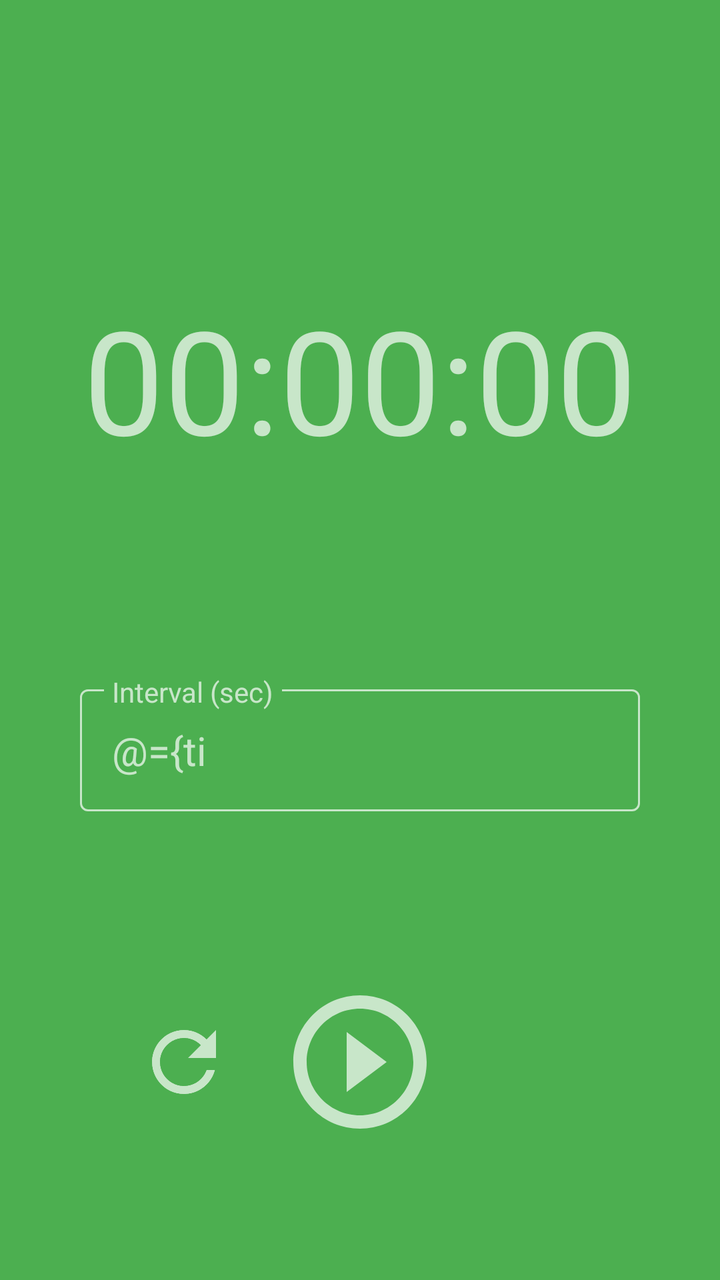
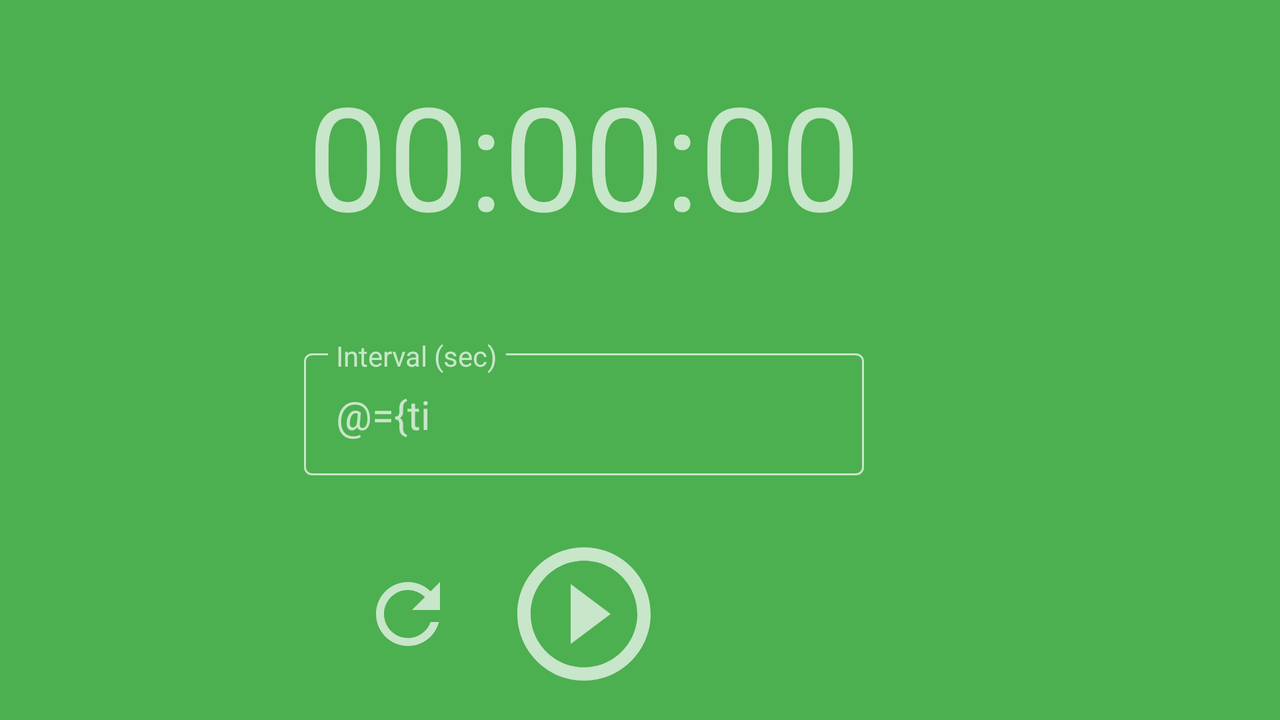

An Android layout and its configuration variant, each rendered on a device that would load it. The default file and the variant file are quoted in full after the pictures.
<!-- AndroidManifest.xml: application theme AppTheme -->
<!-- res/layout/fragment_interval_timer.xml -->
<?xml version="1.0" encoding="utf-8"?>
<layout xmlns:android="http://schemas.android.com/apk/res/android"
    xmlns:app="http://schemas.android.com/apk/res-auto"
    xmlns:tools="http://schemas.android.com/tools"
    tools:context=".IntervalTimerFragment">

    <data>
        <variable
            name="timerVm"
            type="com.exail.intervaltimer.view.model.TimerViewModel" />
    </data>

    <androidx.constraintlayout.widget.ConstraintLayout
        android:layout_width="match_parent"
        android:layout_height="match_parent"
        android:background="@color/colorPrimary"
        android:keepScreenOn="true">

        <androidx.appcompat.widget.AppCompatImageView
            android:id="@+id/btn_settings"
            style="@style/AppModeButton"
            android:layout_width="@dimen/icon_medium"
            android:layout_height="@dimen/icon_medium"
            android:src="@drawable/ic_settings"
            android:contentDescription="@string/cd_btn_settings"
            app:layout_constraintEnd_toEndOf="parent"
            app:layout_constraintTop_toTopOf="parent" />

        <androidx.appcompat.widget.AppCompatTextView
            android:id="@+id/timer_view"
            android:layout_width="0dp"
            android:layout_height="wrap_content"
            android:layout_margin="@dimen/medium_16"
            android:text="@{timerVm.time}"
            android:textAlignment="center"
            android:textColor="@color/text_main"
            android:textSize="@dimen/text_72"
            app:layout_constraintBottom_toTopOf="@+id/interval_view"
            app:layout_constraintEnd_toEndOf="parent"
            app:layout_constraintStart_toStartOf="parent"
            app:layout_constraintTop_toBottomOf="@+id/btn_settings"
            app:layout_constraintVertical_chainStyle="spread"
            tools:text="00:00:00" />

        <com.google.android.material.textfield.TextInputLayout
            android:id="@+id/interval_view"
            style="@style/InputView"
            android:layout_width="0dp"
            android:layout_height="wrap_content"
            android:layout_margin="@dimen/medium_16"
            android:hint="@string/hint_interval"
            app:layout_constraintBottom_toTopOf="@+id/btn_main_action"
            app:layout_constraintEnd_toEndOf="parent"
            app:layout_constraintStart_toStartOf="parent"
            app:layout_constraintTop_toBottomOf="@+id/timer_view"
            app:layout_constraintVertical_bias="0.4"
            app:layout_constraintWidth_max="280dp">

            <com.google.android.material.textfield.TextInputEditText
                android:id="@+id/name_edit_text"
                style="@style/InputView"
                android:layout_width="match_parent"
                android:layout_height="wrap_content"
                android:digits="0123456789"
                android:imeOptions="actionDone"
                android:inputType="number"
                android:maxLength="5"
                android:text="@={timerVm.interval}"
                android:textColor="@color/text_main"
                android:textSize="@dimen/text_20" />

        </com.google.android.material.textfield.TextInputLayout>

        <androidx.appcompat.widget.AppCompatImageView
            android:id="@+id/btn_main_action"
            style="@style/DefaultButton"
            android:layout_width="@dimen/icon_big"
            android:layout_height="@dimen/icon_big"
            android:contentDescription="@string/cd_btn_play_pause"
            app:image_res="@{timerVm.icon}"
            app:layout_constraintBottom_toBottomOf="parent"
            app:layout_constraintEnd_toEndOf="parent"
            app:layout_constraintStart_toStartOf="parent"
            app:layout_constraintTop_toBottomOf="@+id/interval_view"
            tools:src="@drawable/ic_play" />

        <androidx.appcompat.widget.AppCompatImageView
            android:id="@+id/btn_reset"
            style="@style/DefaultButton"
            android:layout_width="@dimen/icon_medium"
            android:layout_height="@dimen/icon_medium"
            android:layout_marginEnd="@dimen/big_24"
            android:src="@drawable/ic_reset"
            android:contentDescription="@string/cd_btn_reset_timer"
            app:layout_constraintBottom_toBottomOf="@+id/btn_main_action"
            app:layout_constraintEnd_toStartOf="@+id/btn_main_action"
            app:layout_constraintTop_toTopOf="@+id/btn_main_action" />


    </androidx.constraintlayout.widget.ConstraintLayout>

</layout>
<!-- resources referenced by this layout -->
<resources>
  <!-- from res/values-notnight/ -->
  <color name="colorPrimary">#4CAF50</color>
  <!-- from res/values-notnight/ -->
  <color name="text_main">#C8E6C9</color>
  <dimen name="big_24">24dp</dimen>
  <dimen name="icon_big">80dp</dimen>
  <dimen name="icon_medium">48dp</dimen>
  <dimen name="medium_16">16dp</dimen>
  <dimen name="text_20">20sp</dimen>
  <dimen name="text_72">72sp</dimen>
  <!-- drawable ic_play (drawable) -->
  <vector xmlns:android="http://schemas.android.com/apk/res/android"
      android:width="32dp"
      android:height="32dp"
      android:tint="#ffffff"
      android:viewportWidth="24.0"
      android:viewportHeight="24.0">
      <path
          android:fillColor="#FF000000"
          android:pathData="M10,16.5l6,-4.5 -6,-4.5v9zM12,2C6.48,2 2,6.48 2,12s4.48,10 10,10 10,-4.48 10,-10S17.52,2 12,2zM12,20c-4.41,0 -8,-3.59 -8,-8s3.59,-8 8,-8 8,3.59 8,8 -3.59,8 -8,8z" />
  </vector>
  <!-- drawable ic_reset (drawable) -->
  <vector xmlns:android="http://schemas.android.com/apk/res/android"
      android:width="32dp"
      android:height="32dp"
      android:tint="#ffffff"
      android:viewportWidth="24.0"
      android:viewportHeight="24.0">
      <path
          android:fillColor="#FF000000"
          android:pathData="M17.65,6.35C16.2,4.9 14.21,4 12,4c-4.42,0 -7.99,3.58 -7.99,8s3.57,8 7.99,8c3.73,0 6.84,-2.55 7.73,-6h-2.08c-0.82,2.33 -3.04,4 -5.65,4 -3.31,0 -6,-2.69 -6,-6s2.69,-6 6,-6c1.66,0 3.14,0.69 4.22,1.78L13,11h7V4l-2.35,2.35z" />
  </vector>
  <string name="cd_btn_play_pause">Play/pause timer</string>
  <string name="cd_btn_reset_timer">Reset timer</string>
  <string name="cd_btn_settings">Settings</string>
  <string name="hint_interval">Interval (sec)</string>
  <style name="AppModeButton">
          <item name="android:padding">@dimen/small_8</item>
          <item name="android:layout_margin">@dimen/small_8</item>
          <item name="android:clickable">true</item>
          <item name="android:focusable">true</item>
          <item name="android:background">?attr/selectableItemBackgroundBorderless</item>
          <item name="android:tint">@color/btn_tint_main</item>
      </style>
  <style name="DefaultButton">
          <item name="android:background">?attr/selectableItemBackgroundBorderless</item>
          <item name="android:clickable">true</item>
          <item name="android:focusable">true</item>
          <item name="android:tint">@color/btn_tint_main</item>
      </style>
  <style name="InputView" parent="Widget.MaterialComponents.TextInputLayout.OutlinedBox">
          <item name="boxStrokeColor">@color/input_outline_color</item>
          <item name="android:textColorHint">@color/text_main</item>
          <item name="hintTextAppearance">@style/LabelAppearance</item>
      </style>
  <style name="AppTheme" parent="Theme.MaterialComponents.NoActionBar">
          <item name="colorPrimary">@color/colorPrimary</item>
          <item name="colorPrimaryDark">@color/colorPrimaryDark</item>
          <item name="colorAccent">@color/colorAccent</item>
      </style>
  <dimen name="small_8">8dp</dimen>
  <color name="btn_tint_main">@color/colorAccent</color>
  <style name="LabelAppearance" parent="TextAppearance.Design.Hint">
          <item name="android:textColor">@color/input_outline_color</item>
          <item name="android:textSize">@dimen/text_14</item>
      </style>
  <!-- from res/values-notnight/ -->
  <color name="colorPrimaryDark">#388E3C</color>
  <!-- from res/values-notnight/ -->
  <color name="colorAccent">#C8E6C9</color>
  <dimen name="text_14">14sp</dimen>
</resources>
<!-- res/layout-land/fragment_interval_timer.xml (the repository's variant of the layout above) -->
<!-- drawn on the phone turned sideways -->
<?xml version="1.0" encoding="utf-8"?>
<layout xmlns:android="http://schemas.android.com/apk/res/android"
    xmlns:app="http://schemas.android.com/apk/res-auto"
    xmlns:tools="http://schemas.android.com/tools"
    tools:context=".IntervalTimerFragment">

    <data>
        <variable
            name="timerVm"
            type="com.exail.intervaltimer.view.model.TimerViewModel" />
    </data>

    <androidx.constraintlayout.widget.ConstraintLayout
        android:layout_width="match_parent"
        android:layout_height="match_parent"
        android:background="@color/colorPrimary"
        android:keepScreenOn="true">

        <androidx.appcompat.widget.AppCompatImageView
            android:id="@+id/btn_settings"
            style="@style/AppModeButton"
            android:layout_width="@dimen/icon_medium"
            android:layout_height="@dimen/icon_medium"
            android:src="@drawable/ic_settings"
            android:contentDescription="@string/cd_btn_settings"
            app:layout_constraintEnd_toEndOf="parent"
            app:layout_constraintTop_toTopOf="parent" />

        <androidx.appcompat.widget.AppCompatTextView
            android:id="@+id/timer_view"
            android:layout_width="0dp"
            android:layout_height="wrap_content"
            android:layout_margin="@dimen/medium_16"
            android:text="@{timerVm.time}"
            android:textAlignment="center"
            android:textColor="@color/text_main"
            android:textSize="@dimen/text_72"
            app:layout_constraintBottom_toTopOf="@+id/interval_view"
            app:layout_constraintEnd_toStartOf="@+id/btn_settings"
            app:layout_constraintStart_toStartOf="parent"
            app:layout_constraintTop_toTopOf="parent"
            app:layout_constraintVertical_chainStyle="spread"
            tools:text="00:00:00" />

        <com.google.android.material.textfield.TextInputLayout
            android:id="@+id/interval_view"
            style="@style/InputView"
            android:layout_width="0dp"
            android:layout_height="wrap_content"
            android:layout_margin="@dimen/medium_16"
            android:hint="@string/hint_interval"
            app:layout_constraintBottom_toTopOf="@+id/btn_main_action"
            app:layout_constraintEnd_toStartOf="@+id/btn_settings"
            app:layout_constraintStart_toStartOf="parent"
            app:layout_constraintTop_toBottomOf="@+id/timer_view"
            app:layout_constraintVertical_bias="0.4"
            app:layout_constraintWidth_max="280dp">

            <com.google.android.material.textfield.TextInputEditText
                android:id="@+id/name_edit_text"
                style="@style/InputView"
                android:layout_width="match_parent"
                android:layout_height="wrap_content"
                android:digits="0123456789"
                android:imeOptions="actionDone"
                android:inputType="number"
                android:maxLength="5"
                android:text="@={timerVm.interval}"
                android:textColor="@color/text_main"
                android:textSize="@dimen/text_20" />

        </com.google.android.material.textfield.TextInputLayout>

        <androidx.appcompat.widget.AppCompatImageView
            android:id="@+id/btn_main_action"
            style="@style/DefaultButton"
            android:layout_width="@dimen/icon_big"
            android:layout_height="@dimen/icon_big"
            android:contentDescription="@string/cd_btn_play_pause"
            app:image_res="@{timerVm.icon}"
            app:layout_constraintBottom_toBottomOf="parent"
            app:layout_constraintEnd_toStartOf="@+id/btn_settings"
            app:layout_constraintStart_toStartOf="parent"
            app:layout_constraintTop_toBottomOf="@+id/interval_view"
            tools:src="@drawable/ic_play" />

        <androidx.appcompat.widget.AppCompatImageView
            android:id="@+id/btn_reset"
            style="@style/DefaultButton"
            android:layout_width="@dimen/icon_medium"
            android:layout_height="@dimen/icon_medium"
            android:layout_marginEnd="@dimen/big_24"
            android:src="@drawable/ic_reset"
            android:contentDescription="@string/cd_btn_reset_timer"
            app:layout_constraintBottom_toBottomOf="@+id/btn_main_action"
            app:layout_constraintEnd_toStartOf="@+id/btn_main_action"
            app:layout_constraintTop_toTopOf="@+id/btn_main_action" />


    </androidx.constraintlayout.widget.ConstraintLayout>

</layout>
